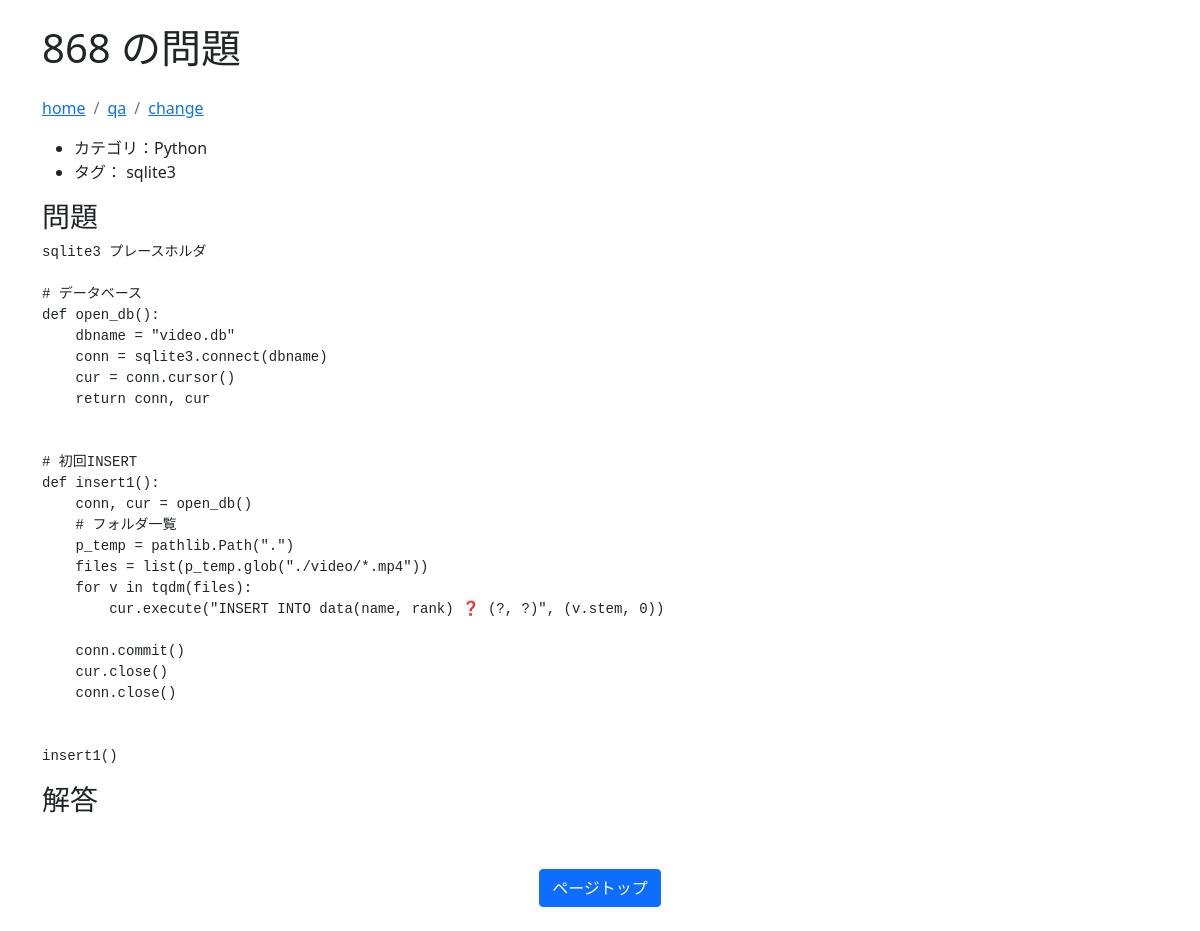
Screenshot of /qa/detail/868/ with the database file from the repository.
### memo/models.py (models this page shows, shortened)
class Question(models.Model):
    cat = models.ForeignKey(
        Category,
        on_delete=models.PROTECT,
        verbose_name="カテゴリ"
    )
    tags = models.ManyToManyField(Tag, blank=True, verbose_name="タグ")
    answer = models.CharField(max_length=255, verbose_name="答え")
    problem = models.TextField(verbose_name="質問", blank=True, null=True)
    review = models.BooleanField(verbose_name="復習", default=False)

class Category(models.Model):
    name = models.CharField(max_length=255)

class Tag(models.Model):
    name = models.CharField(max_length=255)

### memo/views.py (the view)
# urls.py: path('qa/detail/<int:id>/', views.qa_detail, name='qa_detail'),
def qa_detail(request, id):
    context = {
        "title": "質問詳細"
    }
    context["data"] = Question.objects.get(id=id)
    return render(request, "qa/detail.html", context)

### templates/qa/detail.html
{% extends 'base.html' %}
{% block content %}
<h1 class="my-4">{{ data.id }} の問題</h1>
<nav aria-label="breadcrumb">
    <ol class="breadcrumb">
        <li class="breadcrumb-item"><a href="/">home</a></li>
        <li class="breadcrumb-item"><a href="{% url 'qa' %}">qa</a></li>
        <li class="breadcrumb-item"><a href="/admin/memo/question/{{data.id}}/change/" target="_blank">change</a></li>
    </ol>
</nav>
<ul>
    <li>カテゴリ：{{ data.cat.name }}</li>
    <li>タグ：
        {% for t in data.tags.all %}
        {{ t.name }}
        {% endfor %}
    </li>
</ul>
<h3>問題</h3>
<pre><code>{{ data.problem }}</code></pre>
<h3>解答</h3>
<pre><code style="color: white;">{{ data.answer }}</code></pre>
<div class="text-center my-4">
    <button class="btn btn-primary" onclick="window.scrollTo(0, 0);">ページトップ</button>
</div>
{% endblock %}

### rows the page displays
Question: id "868", cat.name "Python", problem "sqlite3 プレースホルダ # データベース def open_db(): dbname = \"video.db\" conn = sqlite3.connect(dbname) cur = conn.cursor() return conn, cur # 初回INSERT def insert1(): conn, cur = open_db() # フォルダ一覧 p_temp = pathlib.Path(\".\") files = list(p_temp.glob(\"./video/*.mp4\")) for v in tqdm(files): cur.execute(\"INSERT INTO data(name, rank) ❓ (?, ?)\", (v.stem, 0)) conn.commit() cur.close() conn.close() insert1()"
Tag: name "sqlite3"
